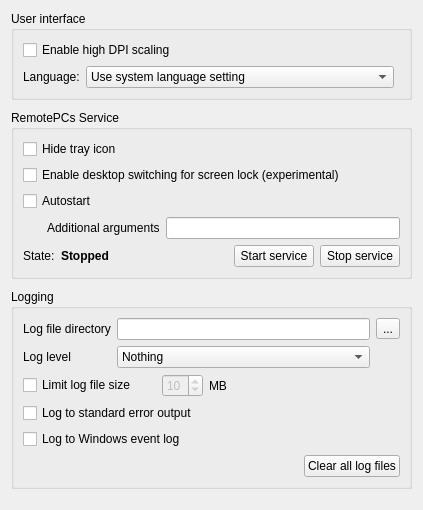
      <widget class="QWidget" name="generalSettingsPage">
       <layout class="QVBoxLayout" name="verticalLayout_2" stretch="0,0,0,1">
        <property name="spacing">
         <number>10</number>
        </property>
        <item>
         <widget class="QGroupBox" name="groupBox_11">
          <property name="title">
           <string>User interface</string>
          </property>
          <layout class="QGridLayout" name="gridLayout_13">
           <item row="1" column="0">
            <widget class="QLabel" name="label_39">
             <property name="text">
              <string>Language:</string>
             </property>
            </widget>
           </item>
           <item row="1" column="1">
            <widget class="QComboBox" name="uiLanguage">
             <property name="sizePolicy">
              <sizepolicy hsizetype="MinimumExpanding" vsizetype="Fixed">
               <horstretch>0</horstretch>
               <verstretch>0</verstretch>
              </sizepolicy>
             </property>
             <item>
              <property name="text">
               <string>Use system language setting</string>
              </property>
             </item>
            </widget>
           </item>
           <item row="0" column="0" colspan="3">
            <widget class="QCheckBox" name="isHighDPIScalingEnabled">
             <property name="text">
              <string>Enable high DPI scaling</string>
             </property>
            </widget>
           </item>
          </layout>
         </widget>
        </item>
        <item>
         <widget class="QGroupBox" name="groupBox_3">
          <property name="title">
           <string>RemotePCs Service</string>
          </property>
          <layout class="QGridLayout" name="gridLayout_10">
           <item row="0" column="0" colspan="5">
            <widget class="QCheckBox" name="isTrayIconHidden">
             <property name="text">
              <string>Hide tray icon</string>
             </property>
            </widget>
           </item>
           <item row="2" column="0" colspan="5">
            <widget class="QCheckBox" name="autostartService">
             <property name="text">
              <string>Autostart</string>
             </property>
            </widget>
           </item>
           <item row="3" column="0" colspan="5">
            <layout class="QHBoxLayout" name="horizontalLayout_2">
             <item>
              <spacer name="horizontalSpacer_4">
               <property name="orientation">
                <enum>Qt::Horizontal</enum>
               </property>
               <property name="sizeType">
                <enum>QSizePolicy::Fixed</enum>
               </property>
               <property name="sizeHint" stdset="0">
                <size>
                 <width>24</width>
                 <height>10</height>
                </size>
               </property>
              </spacer>
             </item>
             <item>
              <widget class="QLabel" name="label_9">
               <property name="text">
                <string>Additional arguments</string>
               </property>
              </widget>
             </item>
             <item>
              <widget class="QLineEdit" name="serviceArguments"/>
             </item>
            </layout>
           </item>
           <item row="4" column="3">
            <widget class="QPushButton" name="startService">
             <property name="text">
              <string>Start service</string>
             </property>
             <property name="icon">
              <iconset resource="../imc.qrc">
               <normaloff>:/Resources/arrow-right.png</normaloff>:/Resources/arrow-right.png</iconset>
             </property>
            </widget>
           </item>
           <item row="4" column="4">
            <widget class="QPushButton" name="stopService">
             <property name="text">
              <string>Stop service</string>
             </property>
             <property name="icon">
              <iconset resource="../imc.qrc">
               <normaloff>:/Resources/system-shutdown.png</normaloff>:/Resources/system-shutdown.png</iconset>
             </property>
            </widget>
           </item>
           <item row="4" column="2">
            <spacer name="horizontalSpacer_8">
             <property name="orientation">
              <enum>Qt::Horizontal</enum>
             </property>
             <property name="sizeHint" stdset="0">
              <size>
               <width>40</width>
               <height>20</height>
              </size>
             </property>
            </spacer>
           </item>
           <item row="4" column="0">
            <widget class="QLabel" name="label_15">
             <property name="text">
              <string>State:</string>
             </property>
            </widget>
           </item>
           <item row="4" column="1">
            <widget class="QLabel" name="serviceState">
             <property name="font">
              <font>
               <weight>75</weight>
               <bold>true</bold>
              </font>
             </property>
             <property name="text">
              <string>Stopped</string>
             </property>
            </widget>
           </item>
           <item row="1" column="0" colspan="5">
            <widget class="QCheckBox" name="lockWithDesktopSwitching">
             <property name="text">
              <string>Enable desktop switching for screen lock (experimental)</string>
             </property>
            </widget>
           </item>
          </layout>
         </widget>
        </item>
        <item>
         <widget class="QGroupBox" name="groupBox_7">
          <property name="title">
           <string>Logging</string>
          </property>
          <layout class="QVBoxLayout" name="verticalLayout_8">
           <item>
            <layout class="QGridLayout" name="gridLayout_9">
             <item row="0" column="0">
              <widget class="QLabel" name="label_10">
               <property name="text">
                <string>Log file directory</string>
               </property>
              </widget>
             </item>
             <item row="0" column="1">
              <widget class="QLineEdit" name="logFileDirectory"/>
             </item>
             <item row="0" column="2">
              <widget class="QToolButton" name="openLogFileDirectory">
               <property name="text">
                <string>...</string>
               </property>
               <property name="icon">
                <iconset resource="../imc.qrc">
                 <normaloff>:/Resources/document-open.png</normaloff>:/Resources/document-open.png</iconset>
               </property>
              </widget>
             </item>
             <item row="1" column="0">
              <widget class="QLabel" name="label_11">
               <property name="text">
                <string>Log level</string>
               </property>
              </widget>
             </item>
             <item row="1" column="1">
              <widget class="QComboBox" name="logLevel">
               <item>
                <property name="text">
                 <string>Nothing</string>
                </property>
               </item>
               <item>
                <property name="text">
                 <string>Only critical messages</string>
                </property>
               </item>
               <item>
                <property name="text">
                 <string>Errors and critical messages</string>
                </property>
               </item>
               <item>
                <property name="text">
                 <string>Warnings and errors</string>
                </property>
               </item>
               <item>
                <property name="text">
                 <string>Information, warnings and errors</string>
                </property>
               </item>
               <item>
                <property name="text">
                 <string>Debug messages and everything else</string>
                </property>
               </item>
              </widget>
             </item>
            </layout>
           </item>
           <item>
            <layout class="QHBoxLayout" name="horizontalLayout_3">
             <item>
              <widget class="QCheckBox" name="limittedLogFileSize">
               <property name="text">
                <string>Limit log file size</string>
               </property>
              </widget>
             </item>
             <item>
              <spacer name="horizontalSpacer_6">
               <property name="orientation">
                <enum>Qt::Horizontal</enum>
               </property>
               <property name="sizeType">
                <enum>QSizePolicy::Fixed</enum>
               </property>
               <property name="sizeHint" stdset="0">
                <size>
                 <width>20</width>
                 <height>10</height>
                </size>
               </property>
              </spacer>
             </item>
             <item>
              <widget class="QSpinBox" name="logFileSizeLimit">
               <property name="enabled">
                <bool>false</bool>
               </property>
               <property name="value">
                <number>10</number>
               </property>
              </widget>
             </item>
             <item>
              <widget class="QLabel" name="label_14">
               <property name="text">
                <string>MB</string>
               </property>
              </widget>
             </item>
             <item>
              <spacer name="horizontalSpacer_5">
               <property name="orientation">
                <enum>Qt::Horizontal</enum>
               </property>
               <property name="sizeHint" stdset="0">
                <size>
                 <width>40</width>
                 <height>20</height>
                </size>
               </property>
              </spacer>
             </item>
            </layout>
           </item>
           <item>
            <widget class="QCheckBox" name="logToStdErr">
             <property name="text">
              <string>Log to standard error output</string>
             </property>
            </widget>
           </item>
           <item>
            <widget class="QCheckBox" name="logToWindowsEventLog">
             <property name="text">
              <string>Log to Windows event log</string>
             </property>
            </widget>
           </item>
           <item>
            <layout class="QHBoxLayout" name="horizontalLayout">
             <item>
              <spacer name="horizontalSpacer">
               <property name="orientation">
                <enum>Qt::Horizontal</enum>
               </property>
               <property name="sizeHint" stdset="0">
                <size>
                 <width>281</width>
                 <height>20</height>
                </size>
               </property>
              </spacer>
             </item>
             <item>
              <widget class="QPushButton" name="clearLogFiles">
               <property name="text">
                <string>Clear all log files</string>
               </property>
               <property name="icon">
                <iconset resource="../imc.qrc">
                 <normaloff>:/Resources/edit-clear.png</normaloff>:/Resources/edit-clear.png</iconset>
               </property>
              </widget>
             </item>
            </layout>
           </item>
          </layout>
         </widget>
        </item>
        <item>
         <spacer name="verticalSpacer_2">
          <property name="orientation">
           <enum>Qt::Vertical</enum>
          </property>
          <property name="sizeHint" stdset="0">
           <size>
            <width>20</width>
            <height>10</height>
           </size>
          </property>
         </spacer>
        </item>
       </layout>
      </widget>
